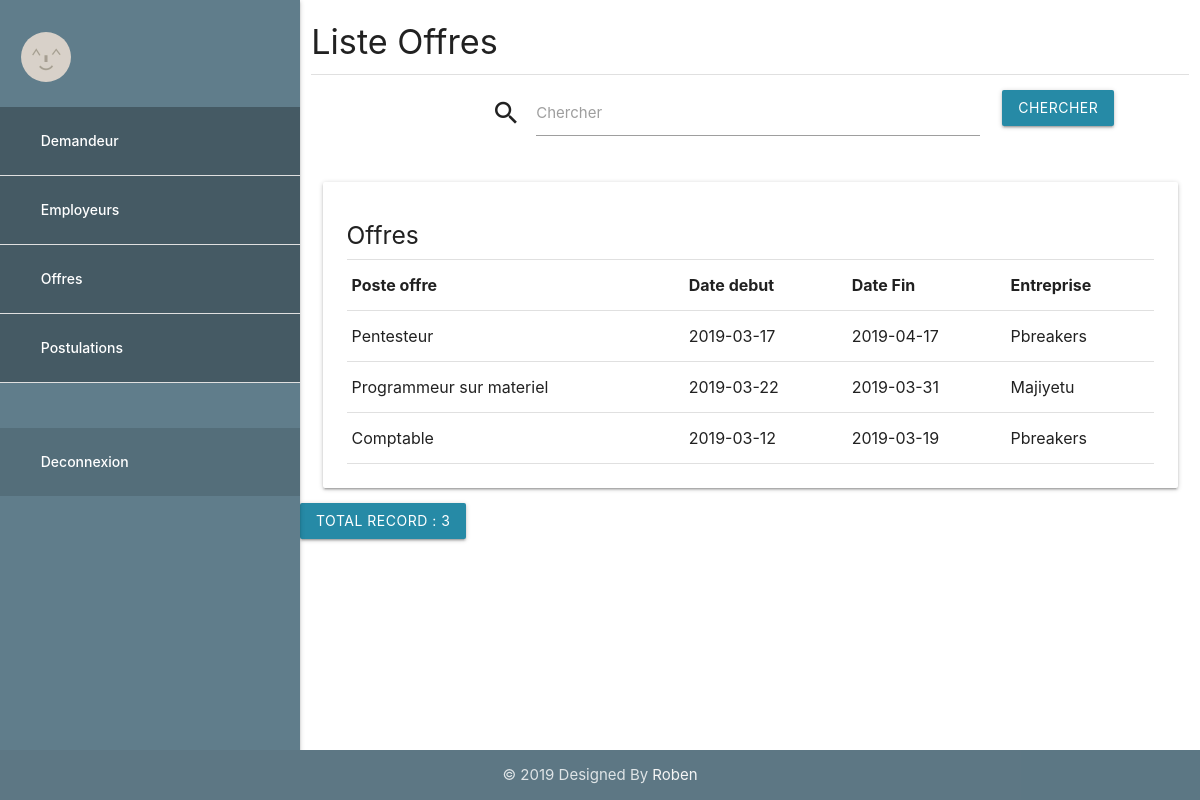
/index.php/admin/listOffres, run on the app's committed database.
### tables this page shows
CREATE TABLE `offre` (
  `idOffre` int(11) NOT NULL,
  `posteOffre` varchar(255) NOT NULL,
  `dateDebutOffre` date NOT NULL,
  `dateFinOffre` date NOT NULL,
  `fk_idEmployeur` int(11) NOT NULL
);

CREATE TABLE `employeur` (
  `idEmployeur` int(11) NOT NULL,
  `nomEmployeur` varchar(255) NOT NULL,
  `adresseEmployeur` varchar(255) NOT NULL,
  `emailEmployeur` varchar(255) NOT NULL,
  `telephoneEmployeur` varchar(255) NOT NULL,
  `siteEmployeur` varchar(255) DEFAULT NULL,
  `codePostal` varchar(255) DEFAULT NULL,
  `fax` varchar(255) DEFAULT NULL,
  `logo` varchar(255) DEFAULT NULL,
  `pseudo` varchar(255) DEFAULT NULL,
  `pwd` varchar(255) NOT NULL,
  `etat` int(1) NOT NULL DEFAULT '1'
);

### application/controllers/Admin.php (called while the page is built, shortened)
<?php
class Admin extends CI_Controller {
    public function listOffres(){
        $q = urldecode($this->input->get('q', TRUE));
        $start = intval($this->input->get('start'));
        if ($q <> '') {
            $config['base_url'] = base_url() . 'offre/index.html?q=' . urlencode($q);
            $config['first_url'] = base_url() . 'offre/index.html?q=' . urlencode($q);
        } else {
            $config['base_url'] = base_url() . 'offre/index.html';
            $config['first_url'] = base_url() . 'offre/index.html';
        }
        $config['per_page'] = 10;
        $config['page_query_string'] = TRUE;
        $config['total_rows'] = $this->offre_model->total_rows($q);
        $offre = $this->offre_model->get_limit_data($config['per_page'], $start, $q);
        $this->load->library('pagination');
        $this->pagination->initialize($config);
        $data = array(
            'offre_data' => $offre,
            'q' => $q,
            'pagination' => $this->pagination->create_links(),
            'total_rows' => $config['total_rows'],
            'start' => $start,
        );
        $data['title']= "Liste Offres";
		$this->load->view('_inc/header_admin',$data);
        $this->load->view('admin/list_offres');
        $this->load->view('_inc/footer');
    }
}

### index.php (called while the page is built, shortened)
<?php
require_once BASEPATH.'core/CodeIgniter.php';

### application/config/config.php (called while the page is built, shortened)
<?php
$config['base_url'] = 'http://'.$_SERVER["SERVER_NAME"]."/".'jobportail';
$config['index_page'] = '';
$config['uri_protocol']	= 'REQUEST_URI';
$config['url_suffix'] = '';
$config['language']	= 'english';
$config['charset'] = 'UTF-8';
$config['enable_hooks'] = FALSE;
$config['subclass_prefix'] = 'MY_';
$config['composer_autoload'] = FALSE;
$config['permitted_uri_chars'] = 'a-z 0-9~%.:_\-';
$config['enable_query_strings'] = FALSE;
$config['controller_trigger'] = 'c';
$config['function_trigger'] = 'm';
$config['directory_trigger'] = 'd';
$config['allow_get_array'] = TRUE;
$config['log_threshold'] = 0;
$config['log_path'] = '';
$config['log_file_extension'] = '';
$config['log_file_permissions'] = 0644;
$config['log_date_format'] = 'Y-m-d H:i:s';
$config['error_views_path'] = '';
$config['cache_path'] = '';
$config['cache_query_string'] = FALSE;
$config['encryption_key'] = 'qwertyuiop[]`1234567890-=asdfghjklzxcvbnm';
$config['sess_driver'] = 'files';
$config['sess_cookie_name'] = 'ci_session';
$config['sess_expiration'] = 7200;
$config['sess_save_path'] = NULL;
$config['sess_match_ip'] = FALSE;
$config['sess_time_to_update'] = 300;
$config['sess_regenerate_destroy'] = FALSE;
$config['cookie_prefix']	= '';
$config['cookie_domain']	= '';
$config['cookie_path']		= '/';
$config['cookie_secure']	= FALSE;
$config['cookie_httponly'] 	= FALSE;
$config['standardize_newlines'] = FALSE;
$config['global_xss_filtering'] = FALSE;
$config['csrf_protection'] = TRUE;
$config['csrf_token_name'] = 'csrf_job_portal';
$config['csrf_cookie_name'] = 'csrf_cookie_name';
$config['csrf_expire'] = 7200;
$config['csrf_regenerate'] = TRUE;
$config['csrf_exclude_uris'] = array();
$config['compress_output'] = FALSE;
$config['time_reference'] = 'local';
$config['rewrite_short_tags'] = FALSE;
$config['proxy_ips'] = '';

### application/models/Offre_model.php (called while the page is built, shortened)
<?php
class Offre_model extends CI_Model
{
    public $table = 'offre';
    public $id = 'idOffre';
    public $order = 'DESC';
    function total_rows($q = NULL) {
        $this->db->like('idOffre', $q);
	$this->db->or_like('posteOffre', $q);
	$this->db->or_like('dateDebutOffre', $q);
	$this->db->or_like('dateFinOffre', $q);
    $this->db->or_like('fk_idEmployeur', $q);
	$this->db->from($this->table);
        return $this->db->count_all_results();
    }
    function get_limit_data($limit, $start = 0, $q = NULL) {
        $this->db->order_by($this->id, $this->order);
        $this->db->like('idOffre', $q);
        $this->db->or_like('posteOffre', $q);
        $this->db->or_like('dateDebutOffre', $q);
        $this->db->or_like('dateFinOffre', $q);
        $this->db->or_like('dateFinOffre', $q);
        $this->db->or_like('employeur.nomEmployeur', $q);
        $this->db->join('employeur', 'offre.fk_idEmployeur = employeur.idEmployeur');
        $this->db->limit($limit, $start);
        return $this->db->get($this->table)->result();
    }
}

### application/views/admin/list_offres.php (the view, shortened to what this page needs)
<div class="col s9">
        <h4><?php echo $title?></h4>
        <div class="divider"></div>
            <div class="col s9 offset-s2">
                <form class="col s12">
                    <div class="input-field col s10">
                        <i class="material-icons prefix">search</i>
                        <input id="icon_search" type="search" class="search" name="q" value="<?php echo $q; ?>">
                        <label for="icon_search">Chercher</label>
                    </div>
                    <div class="input-field col s2">
                        <input id="icon_btn" type="submit" class="btn waves-light search" value="Chercher">
                    </div>
                </form>
            </div>
            <div class="col s12 m12">
            <div class="card">
                <div class="card-content">
                    <h5>Offres</h5>
                    <div class="divider"></div>
                    <table class="responsive-table highlight">
                        <thead>
                        <tr>
                            <th>Poste offre</th>
                            <th>Date debut</th>
                            <th>Date Fin</th>
                            <th>Entreprise</th>
                        </tr>
                        </thead>
                        <tbody>
                        <?php foreach ($offre_data as $offre) {?>
                        <tr>
                            <td><?php echo ucfirst($offre->posteOffre);?></td>
                            <td><?php echo ucfirst($offre->dateDebutOffre);?></td>
                            <td><?php echo ucfirst($offre->dateFinOffre);?></td>
                            <td><?php echo ucfirst($offre->nomEmployeur);?></td>
                        </tr>
                        <?php }?>
                        </tbody>
                    </table>
                </div>
            </div>
        </div>
        <div class="row">
            <div class="col-md-6">
                <a href="#" class="btn btn-primary">Total Record : <?php echo $total_rows ?></a>
            </div>
        </div><br><br>
    </div>
</div>

### data on the page
offre: posteOffre "Pentesteur", dateDebutOffre "2019-03-17", dateFinOffre "2019-04-17", fk_idEmployeur.nomEmployeur "Pbreakers"
offre: posteOffre "Programmeur sur materiel", dateDebutOffre "2019-03-22", dateFinOffre "2019-03-31", fk_idEmployeur.nomEmployeur "Majiyetu"
offre: posteOffre "Comptable", dateDebutOffre "2019-03-12", dateFinOffre "2019-03-19", fk_idEmployeur.nomEmployeur "Pbreakers"

### other printed values
$title "Liste Offres"
$total_rows "3"
Date('Y') "2019"
